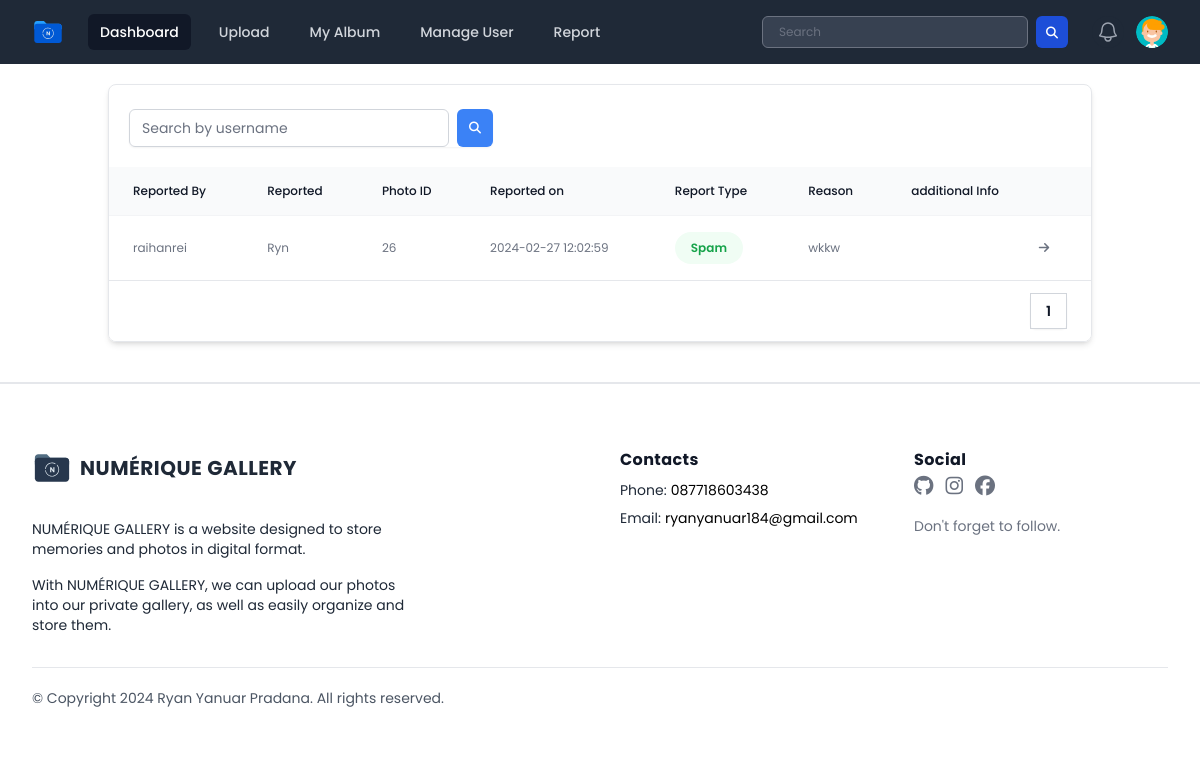
Before: /public/page/admin/report/reportPhoto.php (signed in) with the older database file.
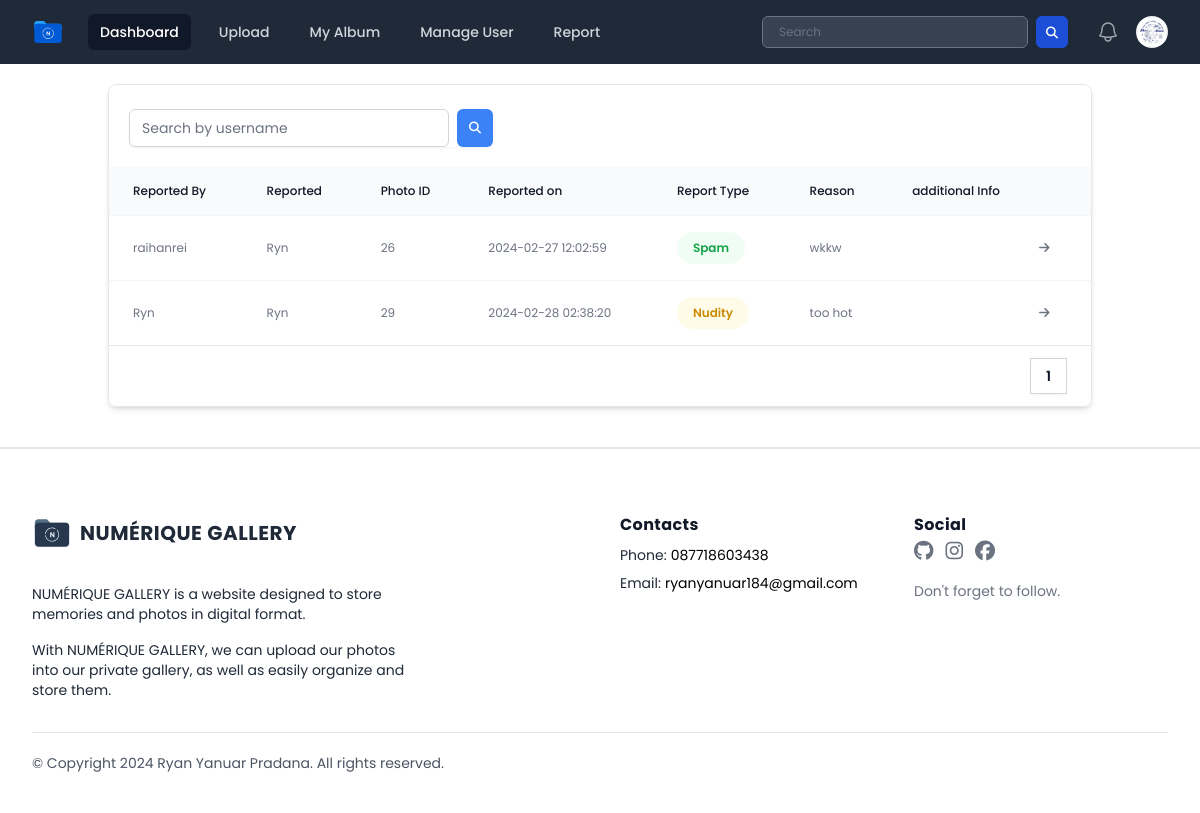
After: the same page with the newer database file.
### tables this page shows
CREATE TABLE `users` (
  `userID` int(11) NOT NULL,
  `name` varchar(255) DEFAULT NULL,
  `username` varchar(50) NOT NULL,
  `password` varchar(255) NOT NULL,
  `email` varchar(100) NOT NULL,
  `access_level` varchar(50) DEFAULT 'user',
  `last_login` datetime DEFAULT NULL,
  `createdAt` timestamp NOT NULL DEFAULT current_timestamp(),
  `profile_photo` varchar(255) DEFAULT 'default_profile.svg'
);

CREATE TABLE `reports` (
  `reportID` int(11) NOT NULL,
  `reportType` varchar(50) NOT NULL,
  `photoID` int(11) DEFAULT NULL,
  `reason` varchar(255) NOT NULL,
  `additionalInfo` text DEFAULT NULL,
  `reportedBy` int(11) NOT NULL,
  `reportedUser` int(11) NOT NULL,
  `reportedAt` timestamp NOT NULL DEFAULT current_timestamp()
);

### public/page/admin/report/reportPhoto.php (the view, shortened to what the changed rows need)
<?php
include "../../../../database/koneksi.php";
$username = $_SESSION["username"];
$query = "SELECT * FROM users WHERE username = '$username'";
$result = mysqli_query($conn, $query);
if ($result && mysqli_num_rows($result) > 0) {
    $row = mysqli_fetch_assoc($result);
    $profile = $row['profile_photo'];
    $username = $row['username'];
} else {
    echo "Error: " . mysqli_error($conn);
}
$queryTotalRows = "SELECT COUNT(*) as total FROM reports";
$resultTotalRows = mysqli_query($conn, $queryTotalRows);
$totalRows = mysqli_fetch_assoc($resultTotalRows)['total'];
$rowsPerPage = 5;
$totalPages = ceil($totalRows / $rowsPerPage);
$current_page = isset($_GET['page']) ? $_GET['page'] : 1;
$offset = ($current_page - 1) * $rowsPerPage;
?>
<!DOCTYPE html>
<html lang="en">
<head>
    <link rel="stylesheet" href="../../../css/output.css">
    <link rel="stylesheet" href="../../../css/style.css">
    <link rel="stylesheet" href="../../../css/all.min.css">
    <link rel="stylesheet" href="../../../css/fontawesome.min.css">
</head>
<body class="h-screen overflow-x-hidden font-poppins">
    <div x-data="{ open: false, profileMenuOpen: false }">
        <nav class="bg-gray-800">
            <div class="mx-auto max-w-7xl px-2 sm:px-6 lg:px-8">
                <div class="relative flex h-16 items-center justify-between">
                    <div class="flex items-center">
                        <div class="absolute inset-y-0 right-0 flex items-center pr-2 sm:static sm:inset-auto sm:ml-6 sm:pr-0">
                            <div class="relative ml-3">
                                <div>
                                    <button @click="profileMenuOpen = !profileMenuOpen" type="button" class="relative flex rounded-full bg-gray-800 text-sm focus:outline-none focus:ring-2 focus:ring-white focus:ring-offset-2 focus:ring-offset-gray-800" id="user-menu-button" aria-expanded="false" aria-haspopup="true">
                                        <span class="absolute -inset-1.5"></span>
                                        <img class="h-8 w-8 rounded-full" src="../../../../database/uploads/<?= $profile ?>" alt="<?= $username ?> profile photo">
                                    </button>
                                </div>
                            </div>
                        </div>
                    </div>
                </div>
            </div>
        </nav>
    </div>
    <div class="container mx-auto ">
        <div class="overflow-hidden rounded-lg border border-gray-200 shadow-md m-5">
            <table class="w-full border-collapse bg-white text-left text-xs text-gray-500">
                <thead class="bg-gray-50">
                    <tr>
                        <th scope="col" class="px-6 py-4 font-medium text-gray-900">Reported By</th>
                        <th scope="col" class="px-6 py-4 font-medium text-gray-900">Reported</th>
                        <th scope="col" class="px-6 py-4 font-medium text-gray-900">Photo ID</th>
                        <th scope="col" class="px-6 py-4 font-medium text-gray-900">Reported on</th>
                        <th scope="col" class="px-6 py-4 font-medium text-gray-900">Report Type</th>
                        <th scope="col" class="px-6 py-4 font-medium text-gray-900">Reason</th>
                        <th scope="col" class="px-6 py-4 font-medium text-gray-900">additional Info</th>
                        <th scope="col" class="px-6 py-4 font-medium text-gray-900"></th>
                    </tr>
                </thead>
                <tbody class="divide-y divide-gray-100 border-t border-gray-100">
                    <?php
                    $queryReport = "SELECT reports.reportType, reports.photoID, reports.reason, reports.additionalInfo, users.username AS reportedBy,
                    reported_users.username AS reportedUser, reports.reportedAt
                    FROM reports
                    INNER JOIN users ON reports.reportedBy = users.userID
                    INNER JOIN users AS reported_users ON reports.reportedUser = reported_users.userID
                    LIMIT $rowsPerPage OFFSET $offset ";
                    $resultReport = mysqli_query($conn, $queryReport);
                    if ($resultReport && mysqli_num_rows($resultReport) > 0) {
                        while ($row = mysqli_fetch_assoc($resultReport)) {
                    ?>
                            <tr class="hover:bg-gray-50">
                                <td class="px-6 py-4">
                                    <?= $row['reportedBy'] ?>
                                </td>
                                <td class="px-6 py-4">
                                    <?= $row['reportedUser'] ?>
                                </td>
                                <td class="px-6 py-4">
                                    <?= $row['photoID'] ?>
                                </td>
                                <td class="px-6 py-4">
                                    <?= $row['reportedAt'] ?>
                                </td>
                                <td class="px-6 py-4">
                                    <?php if ($row['reportType'] === 'spam') : ?>
                                        <span class="inline-flex items-center gap-1 rounded-full bg-green-50 px-4 py-2 text-xs font-semibold text-green-600">
                                            Spam
                                        </span>
                                    <?php elseif ($row['reportType'] === 'nudity') : ?>
                                        <span class="inline-flex items-center gap-1 rounded-full bg-yellow-50 px-4 py-2 text-xs font-semibold text-yellow-600">
                                            Nudity
                                        </span>
                                    <?php elseif ($row['reportType'] === "violence") : ?>
                                        <span class="inline-flex items-center gap-1 rounded-full bg-orange-50 px-4 py-2 text-xs font-semibold text-orange-600">
                                            Violence
                                        </span>
                                    <?php elseif ($row['reportType'] === "terrorism") : ?>
                                        <span class="inline-flex items-center gap-1 rounded-full bg-red-50 px-4 py-2 text-xs font-semibold text-red-600">
                                            Terrorism
                                        </span>
                                    <?php elseif ($row['reportType'] === "hate_speech") : ?>
                                        <span class="inline-flex items-center gap-1 rounded-full bg-purple-50 px-4 py-2 text-xs font-semibold text-purple-600">
                                            Hate Speech
                                        </span>
                                    <?php elseif ($row['reportType'] === "sexual_harrasment") : ?>
                                        <span class="inline-flex items-center gap-1 rounded-full bg-blue-50 px-4 py-2 text-xs font-semibold text-blue-600">
                                            Sexual Harassment
                                        </span>
                                    <?php endif; ?>
                                </td>
                                <td class="px-6 py-4">
                                    <?= $row['reason'] ?>
                                </td>
                                <td class="px-6 py-4">
                                </td>
                                <td>
                                    <a href="../../user/post.php?photoID=<?= $row['photoID'] ?>" class="hover:text-blue-600 ease-in-out"><i class="fa-solid fa-arrow-right font-normal"></i></a>
                                </td>
                            </tr>
                        <?php
                        }
                    } else {
                        ?>
                        <tr>
                            <td colspan="7" class="text-center py-4">No reports found.</td>
                        </tr>
                    <?php
                    }
                    ?>
                </tbody>
            </table>
            <div class="flex items-center justify-between border-t border-gray-200 bg-white px-4 py-3 sm:px-6">
                <div class="hidden sm:flex sm:flex-1 sm:items-center sm:justify-between">
                    <div>
                        <nav class="isolate inline-flex -space-x-px rounded-md shadow-sm" aria-label="Pagination">
                            <?php for ($i = 1; $i <= $totalPages; $i++) : ?>
                                <a href="?page=<?= $i ?>" class="relative inline-flex items-center px-4 py-2 text-sm font-semibold text-gray-900 ring-1 ring-inset ring-gray-300 hover:bg-gray-50 focus:z-20 focus:outline-offset-0">
                                    <?= $i ?>
                                </a>
                            <?php endfor; ?>
                        </nav>
                    </div>
                </div>
            </div>
        </div>
    </div>
</body>
</html>

Changed rows visible on the page:
changed users: profile_photo: picture added in place of a placeholder
added reports: reportedBy.username "Ryn", photoID "29", reportedAt "2024-02-28 02:38:20", reportType "Nudity", reason "too hot"
